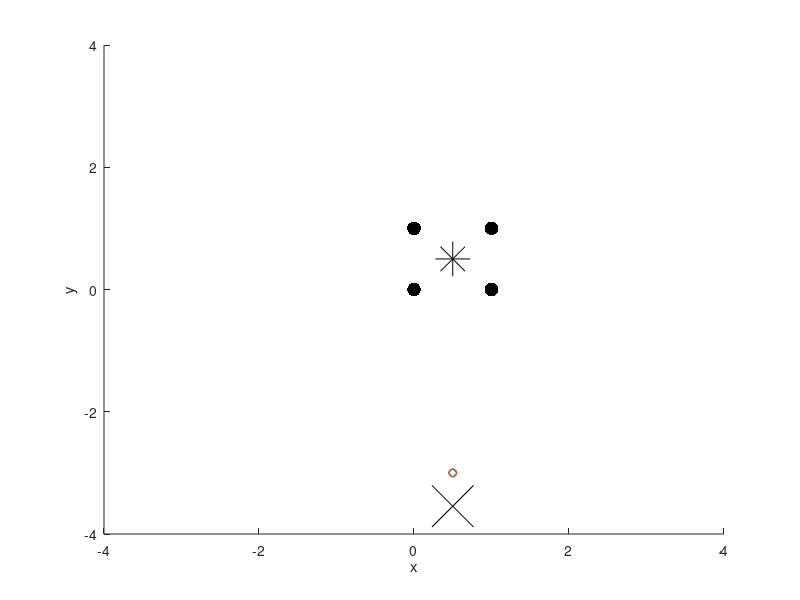

Source code (MATLAB):
clc
clear all
close all
%Define a shape that you'll want to project

% Define a cube
% 8 points
sO = [0.5 0.5 0.5];
pts = [0 0 0; 1 0 0; 1 1 0; 0 1 0;
       0 0 1; 1 0 1; 1 1 1; 0 1 1];

% Camera definition   
C = [0.5, -3, 0.5];
f = 0.02;
senX = 0.015;
senY = 0.012;
PC = [1 0 0 0;
      0 1 0 0;
      0 0 1 0;
      0 0 0 1];

C2 = [0.5, -3, 2];

figure()
hold on;
axis([-4 4, -4 4, -4 4]);
xlabel('x')
ylabel('y')
zlabel('z');
plot3(sO(1), sO(2), sO(3), '*k', 'MarkerSize', 25);
plot3(pts(:,1), pts(:,2), pts(:,3), '.k', 'MarkerSize', 30);
plot3(C(1), C(2), C(3), 'd');
plot3(C2(1), C2(2), C2(3), 'o');


% Find Rc and t for the two cameras, or from C to C2
vC = sO - C;
vC = vC/norm(vC);

vC2 = sO - C2;
vC2 = vC2/norm(vC2);

% Now rotate from C1 to C2
v = cross(vC, vC2);

% Now get R
ssc = [0 -v(3) v(2); v(3) 0 -v(1); -v(2) v(1) 0];
R = eye(3) + ssc + ssc^2*(1-dot(vC,vC2))/(norm(v))^2;

t = C2 - C %?
t = t';

r = C2*R;
r = r/norm(r);
r = r*norm(C2);

plot3(r(1), r(2), r(3), 'xk', 'MarkerSize' , 30);

bot = [0 0 0 1];
M = cat(2,R,t);
M = cat(1,M,bot)

PC2 = PC * M;

hold off;





